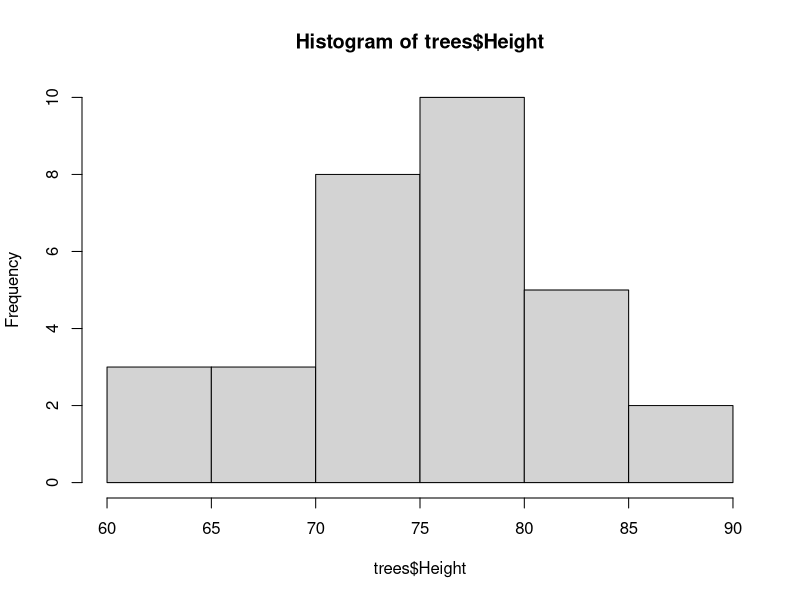
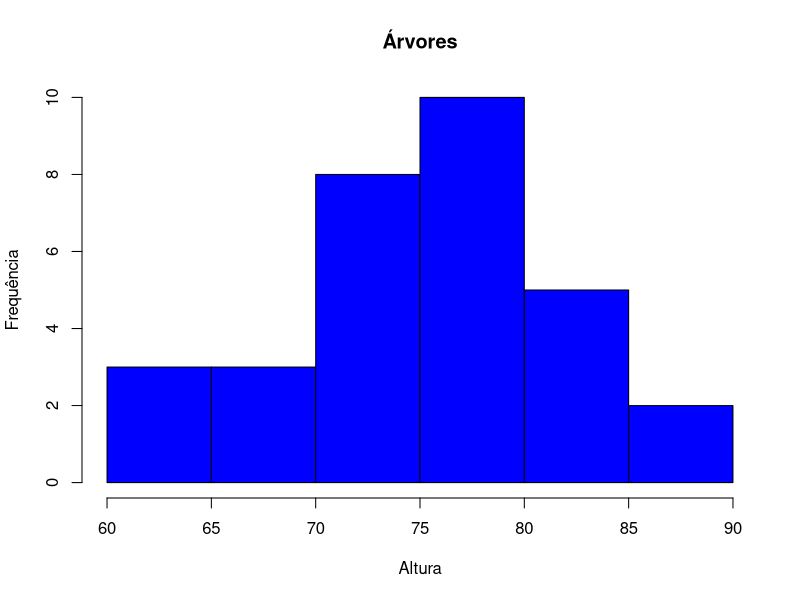
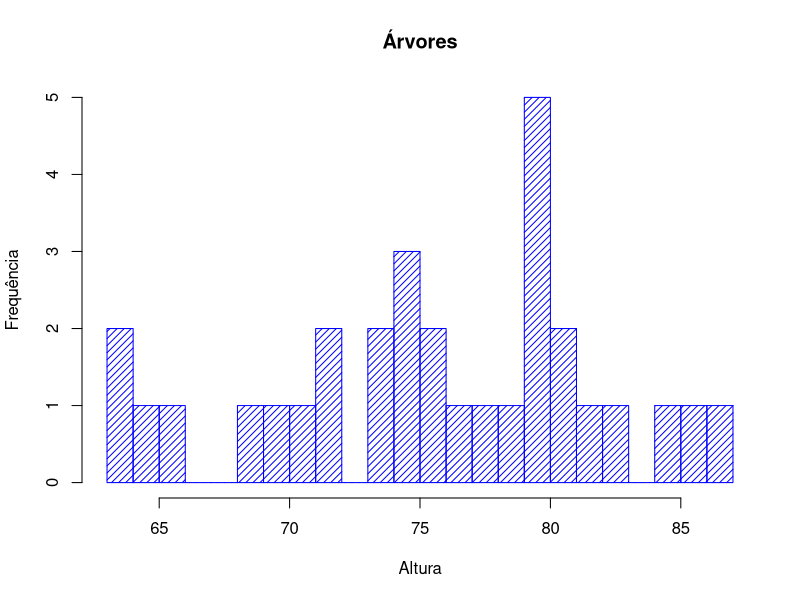
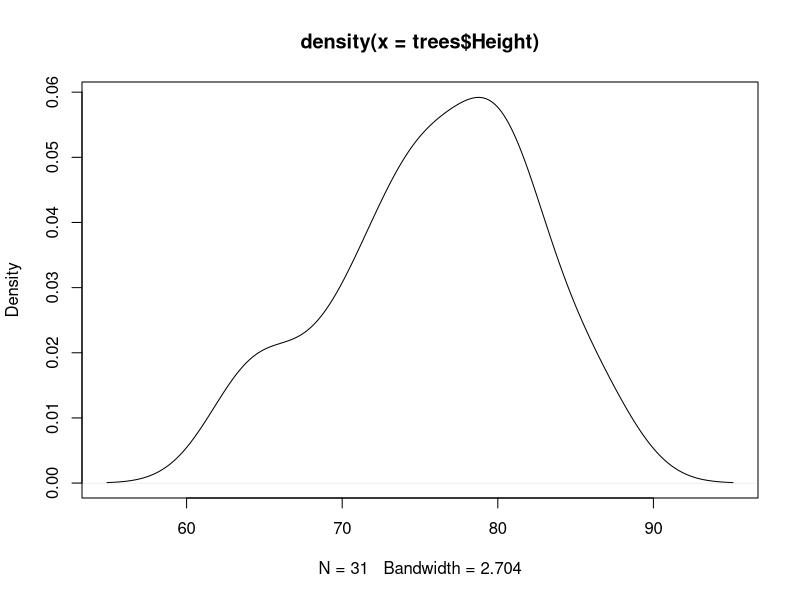
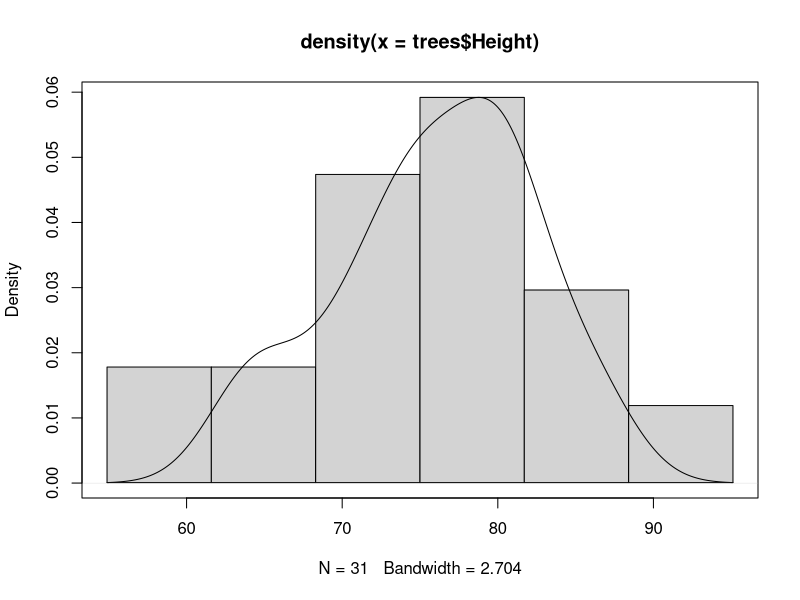
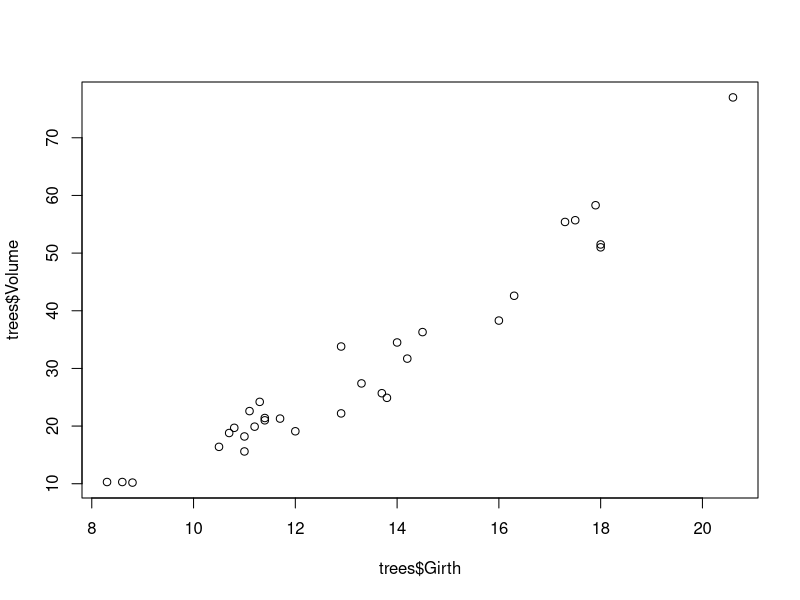
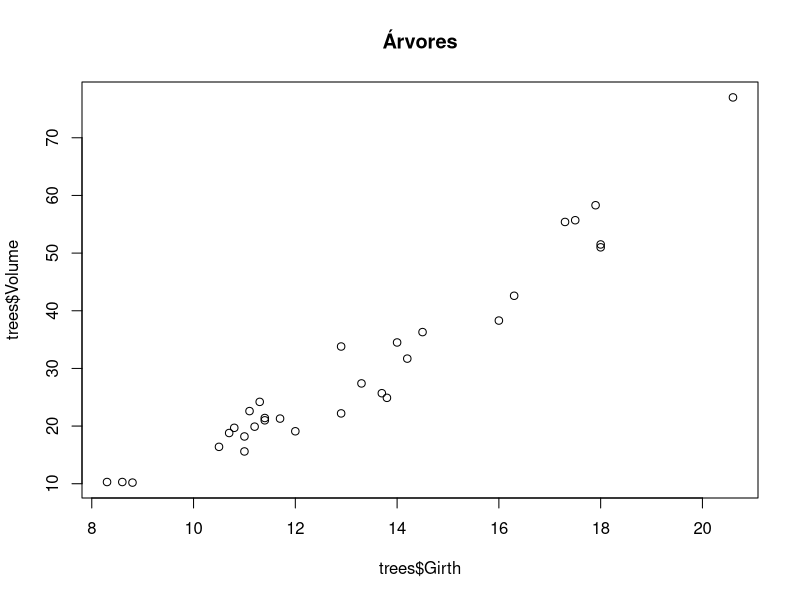
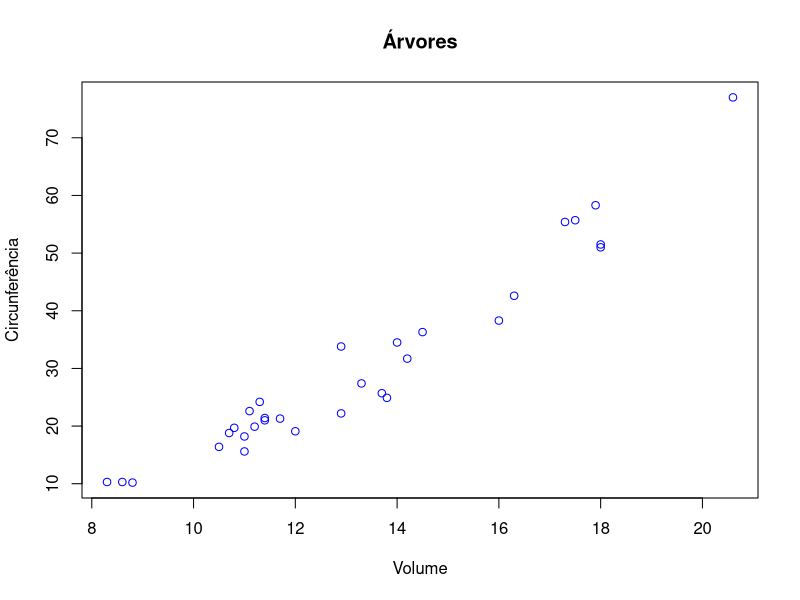

Generate these figures, in order, with R:
## ---- chunk 1
trees
hist(trees$Height)
hist(trees$Height, main="Árvores", ylab="Frequência",xlab="Altura", col = "blue")
hist(trees$Height, main = "Árvores", ylab = "Frequência", xlab="Altura", col="blue", density = 20, breaks = 20)
## ---- chunk 2
densidade = density(trees$Height)
plot(densidade)
## ---- chunk 3
#Executar com ctrl+shift+enter
hist(trees$Height, main = NULL, xlab = NULL, ylab = NULL, probability = T, xaxt ='n', yaxt='n')
par(new=TRUE)
plot(densidade)
## ---- chunk 4
plot(trees$Girth, trees$Volume)
plot(trees$Girth, trees$Volume, main="Árvores")
plot(trees$Girth, trees$Volume, ylab = "Circunferência", xlab="Volume", col="blue", main="Árvores")
#pch muda o elemento gráfico
plot(trees$Girth, trees$Volume, ylab="Circunferência", xlab="Volume", col="blue", main="Árvores", pch=20)

## ---- chunk 5
plot(trees$Girth, trees$Volume, ylab="Circunferência", xlab="Volume", col="orange", main="Árvores", pch=20,  type="l")
## ---- chunk 6
plot(jitter(trees$Girth), trees$Volume, ylab = "Circunferência", xlab = "Volume", col="orange", main = "Árvores")
## ---- chunk 7
plot(CO2$conc, CO2$uptake, pch=20, col= CO2$Treatment)
# bottom, bottomleft, left, topleft, top, topright, right and center
legend("bottomright", legend = c("nonchilled", "chilled"), cex=1, fill = c("black", "red"))
## ---- chunk 8
plot(trees)
## ---- chunk 9
#Executar com ctrl + shift + enter
split.screen(figs=c(2,2))
screen(1)
plot(trees$Girth, trees$Volume)
screen(2)
plot(trees$Girth, trees$Height)
screen(3)
plot(trees$Height, trees$Volume)
screen(4)
hist(trees$Volume)
close.screen(all=TRUE)
## ---- chunk 10
boxplot(trees$Volume, main="Árvores", xlab="Volume")
boxplot(trees$Volume, main="Árvores", xlab="Volume", col = "purple", horizontal = TRUE)
boxplot(trees$Volume, main="Árvores", xlab="Volume", col = "purple", outline = F)
## ---- chunk 11
#Notch
boxplot(trees$Height, main="Árvores", xlab = "Altura", col = "red", notch = TRUE)
#dados do gráfico
boxplot.stats(trees$Height)
#lê apenas uma informação
boxplot.stats(trees$Height)$stats
## ---- chunk 12
boxplot(trees)
## ---- chunk 13
InsectSprays
spray = aggregate(. ~ spray, data = InsectSprays, sum)
spray
## ---- chunk 14
#Executar com ctrl + shift + enter
barplot(spray$count, col = gray.colors(6), xlab="Spray", ylab="Total", names.arg = spray$spray)
box()
## ---- chunk 15
pie(spray$count, labels = spray$spray, main = "Spray", col=c(1:6))
## ---- chunk 16
pie(spray$count, labels=NA, main = "Spray", col=c(1:6))
legend("bottomright", legend=spray$spray, cex=1, fill=c(1:6))
